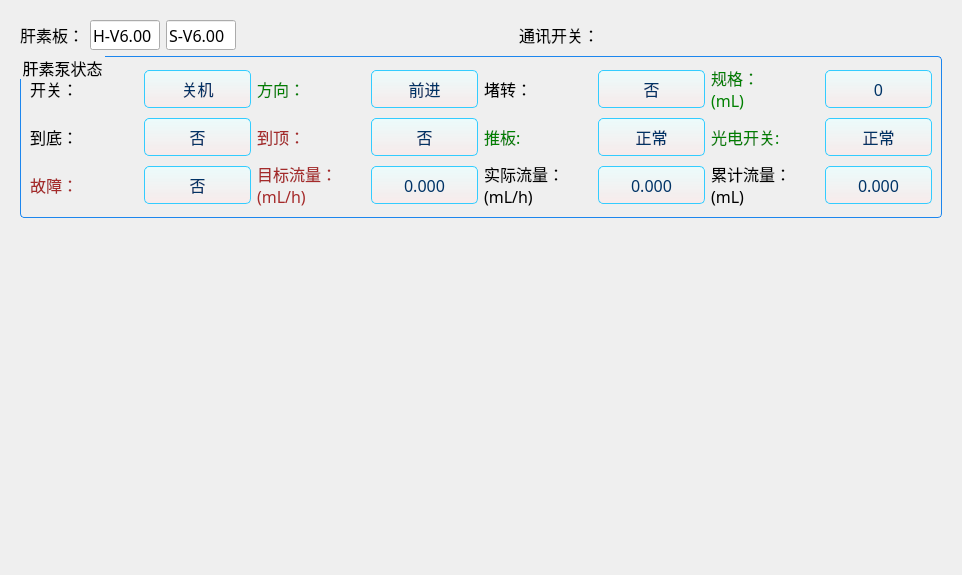
<?xml version="1.0" encoding="UTF-8"?>
<ui version="4.0">
 <class>AntiSystemInterface</class>
 <widget class="QWidget" name="AntiSystemInterface">
  <property name="geometry">
   <rect>
    <x>0</x>
    <y>0</y>
    <width>962</width>
    <height>575</height>
   </rect>
  </property>
  <property name="minimumSize">
   <size>
    <width>962</width>
    <height>575</height>
   </size>
  </property>
  <property name="maximumSize">
   <size>
    <width>962</width>
    <height>603</height>
   </size>
  </property>
  <property name="windowTitle">
   <string>Form</string>
  </property>
  <property name="styleSheet">
   <string notr="true">QWidget {
	font-size: 16px;
	font-family: Microsoft YaHei;
	color: black;
}</string>
  </property>
  <layout class="QVBoxLayout" name="verticalLayout_2" stretch="0,1">
   <property name="leftMargin">
    <number>20</number>
   </property>
   <property name="topMargin">
    <number>20</number>
   </property>
   <property name="rightMargin">
    <number>20</number>
   </property>
   <property name="bottomMargin">
    <number>0</number>
   </property>
   <item>
    <layout class="QHBoxLayout" name="horizontalLayout">
     <item>
      <widget class="QLabel" name="label_32">
       <property name="styleSheet">
        <string notr="true"/>
       </property>
       <property name="text">
        <string>肝素板：</string>
       </property>
      </widget>
     </item>
     <item>
      <widget class="QLineEdit" name="lineEdit_hepBoard_hardVer">
       <property name="minimumSize">
        <size>
         <width>70</width>
         <height>30</height>
        </size>
       </property>
       <property name="maximumSize">
        <size>
         <width>70</width>
         <height>16777215</height>
        </size>
       </property>
       <property name="text">
        <string>H-V6.00</string>
       </property>
      </widget>
     </item>
     <item>
      <widget class="QLineEdit" name="lineEdit_hepBoard_softVer">
       <property name="minimumSize">
        <size>
         <width>70</width>
         <height>30</height>
        </size>
       </property>
       <property name="maximumSize">
        <size>
         <width>70</width>
         <height>16777215</height>
        </size>
       </property>
       <property name="text">
        <string>S-V6.00</string>
       </property>
      </widget>
     </item>
     <item>
      <spacer name="horizontalSpacer">
       <property name="orientation">
        <enum>Qt::Horizontal</enum>
       </property>
       <property name="sizeHint" stdset="0">
        <size>
         <width>40</width>
         <height>20</height>
        </size>
       </property>
      </spacer>
     </item>
     <item>
      <widget class="QLabel" name="label_3">
       <property name="text">
        <string>通讯开关：</string>
       </property>
      </widget>
     </item>
     <item>
      <widget class="CustomSwitchButton" name="comSwitchBtn_hepBoard" native="true">
       <property name="minimumSize">
        <size>
         <width>60</width>
         <height>30</height>
        </size>
       </property>
       <property name="maximumSize">
        <size>
         <width>60</width>
         <height>30</height>
        </size>
       </property>
      </widget>
     </item>
     <item>
      <spacer name="horizontalSpacer_2">
       <property name="orientation">
        <enum>Qt::Horizontal</enum>
       </property>
       <property name="sizeHint" stdset="0">
        <size>
         <width>40</width>
         <height>20</height>
        </size>
       </property>
      </spacer>
     </item>
    </layout>
   </item>
   <item>
    <widget class="QWidget" name="widget_center" native="true">
     <property name="styleSheet">
      <string notr="true">QPushButton{
	border: 1px solid rgb(51, 204, 255);
	border-radius: 5px;
	background: qlineargradient(spread:pad, x1:0, y1:0, x2:0, y2:1, stop:0 rgba(234, 255, 255, 200), stop:1 rgba(253, 231, 231, 150));
	color: rgb(0, 51, 102);
}
QPushButton:hover{
	border: 1px solid rgb(51, 204, 255);
	border-radius: 5px;
	background: qlineargradient(spread:pad, x1:0, y1:0, x2:0, y2:1, stop:0 rgba(234, 255, 255, 255), stop:1 rgba(253, 231, 231, 255));
}
QPushButton:pressed{
	border: 1px solid rgb(51, 204, 255);
	border-radius: 5px;
	background: qlineargradient(spread:pad, x1:0, y1:0, x2:0, y2:1, stop:0 rgba(214, 235, 235, 200), stop:1 rgba(243, 211, 211, 150));
}
QPushButton:checked{
	border: 1px solid rgb(0, 224, 0);
	border-radius: 5px;
	background: rgba(153, 255, 204, 100);
}

QGroupBox{
	border: 1px solid rgb(28, 134, 238);
	border-radius: 4px;
	margin-top: 0.5em;
}
QGroupBox::title{
    subcontrol-origin: margin;
    subcontrol-position: top left;
    left: 1em;
}
</string>
     </property>
     <layout class="QVBoxLayout" name="verticalLayout">
      <property name="spacing">
       <number>0</number>
      </property>
      <property name="leftMargin">
       <number>0</number>
      </property>
      <property name="topMargin">
       <number>0</number>
      </property>
      <property name="rightMargin">
       <number>0</number>
      </property>
      <property name="bottomMargin">
       <number>0</number>
      </property>
      <item>
       <widget class="QGroupBox" name="groupBox">
        <property name="title">
         <string>肝素泵状态</string>
        </property>
        <layout class="QGridLayout" name="gridLayout">
         <item row="0" column="0">
          <layout class="QHBoxLayout" name="horizontalLayout_2">
           <item>
            <widget class="QLabel" name="label_4">
             <property name="text">
              <string>开关：</string>
             </property>
            </widget>
           </item>
           <item>
            <widget class="QPushButton" name="hepPumpSWBtn">
             <property name="minimumSize">
              <size>
               <width>80</width>
               <height>38</height>
              </size>
             </property>
             <property name="text">
              <string>关机</string>
             </property>
             <property name="checkable">
              <bool>true</bool>
             </property>
            </widget>
           </item>
          </layout>
         </item>
         <item row="0" column="1">
          <layout class="QHBoxLayout" name="horizontalLayout_9">
           <item>
            <widget class="QLabel" name="label_11">
             <property name="styleSheet">
              <string notr="true">color: green;</string>
             </property>
             <property name="text">
              <string>方向：</string>
             </property>
            </widget>
           </item>
           <item>
            <widget class="QPushButton" name="hepPumpDirecBtn">
             <property name="minimumSize">
              <size>
               <width>80</width>
               <height>38</height>
              </size>
             </property>
             <property name="text">
              <string>前进</string>
             </property>
             <property name="checkable">
              <bool>true</bool>
             </property>
            </widget>
           </item>
          </layout>
         </item>
         <item row="0" column="2">
          <layout class="QHBoxLayout" name="horizontalLayout_6">
           <item>
            <widget class="QLabel" name="label_8">
             <property name="styleSheet">
              <string notr="true"/>
             </property>
             <property name="text">
              <string>堵转：</string>
             </property>
            </widget>
           </item>
           <item>
            <widget class="QPushButton" name="hepPumpBlockBtn">
             <property name="minimumSize">
              <size>
               <width>80</width>
               <height>38</height>
              </size>
             </property>
             <property name="text">
              <string>否</string>
             </property>
             <property name="checkable">
              <bool>true</bool>
             </property>
            </widget>
           </item>
          </layout>
         </item>
         <item row="0" column="3">
          <layout class="QHBoxLayout" name="horizontalLayout_10">
           <item>
            <widget class="QLabel" name="label_12">
             <property name="styleSheet">
              <string notr="true">color: green;</string>
             </property>
             <property name="text">
              <string>规格：
(mL)</string>
             </property>
            </widget>
           </item>
           <item>
            <widget class="QPushButton" name="injectorSpeciBtn">
             <property name="minimumSize">
              <size>
               <width>80</width>
               <height>38</height>
              </size>
             </property>
             <property name="text">
              <string>0</string>
             </property>
             <property name="checkable">
              <bool>true</bool>
             </property>
            </widget>
           </item>
          </layout>
         </item>
         <item row="1" column="0">
          <layout class="QHBoxLayout" name="horizontalLayout_3">
           <item>
            <widget class="QLabel" name="label_5">
             <property name="text">
              <string>到底：</string>
             </property>
            </widget>
           </item>
           <item>
            <widget class="QPushButton" name="arriveBottomBtn">
             <property name="minimumSize">
              <size>
               <width>80</width>
               <height>38</height>
              </size>
             </property>
             <property name="text">
              <string>否</string>
             </property>
             <property name="checkable">
              <bool>true</bool>
             </property>
            </widget>
           </item>
          </layout>
         </item>
         <item row="1" column="1">
          <layout class="QHBoxLayout" name="horizontalLayout_4">
           <item>
            <widget class="QLabel" name="label_6">
             <property name="styleSheet">
              <string notr="true">color: brown;</string>
             </property>
             <property name="text">
              <string>到顶：</string>
             </property>
            </widget>
           </item>
           <item>
            <widget class="QPushButton" name="arriveTopBtn">
             <property name="minimumSize">
              <size>
               <width>80</width>
               <height>38</height>
              </size>
             </property>
             <property name="text">
              <string>否</string>
             </property>
             <property name="checkable">
              <bool>true</bool>
             </property>
            </widget>
           </item>
          </layout>
         </item>
         <item row="1" column="2">
          <layout class="QHBoxLayout" name="horizontalLayout_7">
           <item>
            <widget class="QLabel" name="label_9">
             <property name="styleSheet">
              <string notr="true">color: green;</string>
             </property>
             <property name="text">
              <string>推板:</string>
             </property>
            </widget>
           </item>
           <item>
            <widget class="QPushButton" name="hepPlateMoveBtn">
             <property name="minimumSize">
              <size>
               <width>80</width>
               <height>38</height>
              </size>
             </property>
             <property name="text">
              <string>正常</string>
             </property>
             <property name="checkable">
              <bool>true</bool>
             </property>
            </widget>
           </item>
          </layout>
         </item>
         <item row="1" column="3">
          <layout class="QHBoxLayout" name="horizontalLayout_8">
           <item>
            <widget class="QLabel" name="label_10">
             <property name="styleSheet">
              <string notr="true">color: green;
</string>
             </property>
             <property name="text">
              <string>光电开关:</string>
             </property>
            </widget>
           </item>
           <item>
            <widget class="QPushButton" name="hepLightBtn">
             <property name="minimumSize">
              <size>
               <width>80</width>
               <height>38</height>
              </size>
             </property>
             <property name="text">
              <string>正常</string>
             </property>
             <property name="checkable">
              <bool>true</bool>
             </property>
            </widget>
           </item>
          </layout>
         </item>
         <item row="2" column="0">
          <layout class="QHBoxLayout" name="horizontalLayout_5">
           <item>
            <widget class="QLabel" name="label_7">
             <property name="styleSheet">
              <string notr="true">color: brown;</string>
             </property>
             <property name="text">
              <string>故障：</string>
             </property>
            </widget>
           </item>
           <item>
            <widget class="QPushButton" name="hepPumpErrorBtn">
             <property name="minimumSize">
              <size>
               <width>80</width>
               <height>38</height>
              </size>
             </property>
             <property name="text">
              <string>否</string>
             </property>
             <property name="checkable">
              <bool>true</bool>
             </property>
            </widget>
           </item>
          </layout>
         </item>
         <item row="2" column="1">
          <layout class="QHBoxLayout" name="horizontalLayout_12">
           <item>
            <widget class="QLabel" name="label_14">
             <property name="styleSheet">
              <string notr="true">color: brown;</string>
             </property>
             <property name="text">
              <string>目标流量：
(mL/h)</string>
             </property>
            </widget>
           </item>
           <item>
            <widget class="QPushButton" name="hepTargetFlowBtn">
             <property name="minimumSize">
              <size>
               <width>80</width>
               <height>38</height>
              </size>
             </property>
             <property name="text">
              <string>0.000</string>
             </property>
             <property name="checkable">
              <bool>true</bool>
             </property>
            </widget>
           </item>
          </layout>
         </item>
         <item row="2" column="2">
          <layout class="QHBoxLayout" name="horizontalLayout_13">
           <item>
            <widget class="QLabel" name="label_15">
             <property name="text">
              <string>实际流量：
(mL/h)</string>
             </property>
            </widget>
           </item>
           <item>
            <widget class="QPushButton" name="hepRealFlowBtn">
             <property name="minimumSize">
              <size>
               <width>80</width>
               <height>38</height>
              </size>
             </property>
             <property name="text">
              <string>0.000</string>
             </property>
             <property name="checkable">
              <bool>true</bool>
             </property>
            </widget>
           </item>
          </layout>
         </item>
         <item row="2" column="3">
          <layout class="QHBoxLayout" name="horizontalLayout_11">
           <item>
            <widget class="QLabel" name="label_13">
             <property name="text">
              <string>累计流量：
(mL)</string>
             </property>
            </widget>
           </item>
           <item>
            <widget class="QPushButton" name="hepTotalFlowBtn">
             <property name="minimumSize">
              <size>
               <width>80</width>
               <height>38</height>
              </size>
             </property>
             <property name="text">
              <string>0.000</string>
             </property>
             <property name="checkable">
              <bool>true</bool>
             </property>
            </widget>
           </item>
          </layout>
         </item>
        </layout>
       </widget>
      </item>
      <item>
       <spacer name="verticalSpacer">
        <property name="orientation">
         <enum>Qt::Vertical</enum>
        </property>
        <property name="sizeHint" stdset="0">
         <size>
          <width>20</width>
          <height>321</height>
         </size>
        </property>
       </spacer>
      </item>
     </layout>
    </widget>
   </item>
  </layout>
 </widget>
 <customwidgets>
  <customwidget>
   <class>CustomSwitchButton</class>
   <extends>QWidget</extends>
   <header>interface/commonItem/customswitchbutton.h</header>
   <container>1</container>
  </customwidget>
 </customwidgets>
 <resources/>
 <connections/>
</ui>
